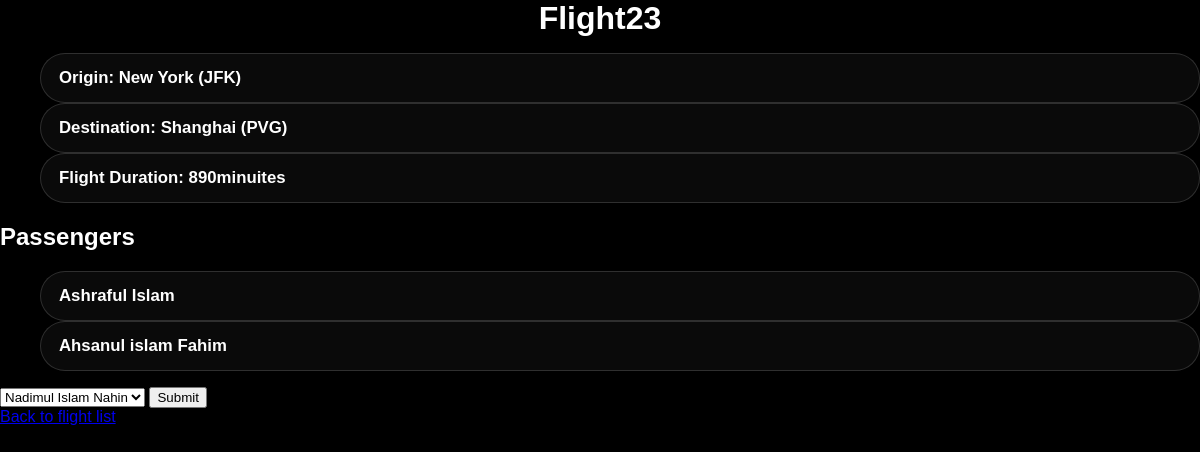
/flights/23/, run on the app's committed database.
### flights/models.py (models this page shows, shortened)
class Flight(models.Model):
    origin = models.ForeignKey(
        Airports, on_delete=models.CASCADE, related_name="arrivals"
    )
    destination = models.ForeignKey(
        Airports, on_delete=models.CASCADE, related_name="departures"
    )
    duration = models.IntegerField()

class Airports(models.Model):
    city = models.CharField(max_length=64)
    code = models.CharField(max_length=3)
    def __str__(self):
        return f"{self.city} ({self.code})"

class Passenger(models.Model):
    first = models.CharField(max_length=64)
    last = models.CharField(max_length=64)
    flights = models.ManyToManyField(Flight, blank=True, related_name="passengers")
    def __str__(self):
        return f"{self.first} {self.last}"

### flights/views.py (the view)
# urls.py: path("<int:flight_id>/", views.flight, name="flights"), # name is 'flights'
def flight(request, flight_id):
    flight_obj = Flight.objects.get(pk=flight_id)
    return render(request, "flights/flight.html", {
        "flight": flight_obj,
        "passengers": flight_obj.passengers.all(),
        "non_passengers": Passenger.objects.exclude(flights=flight_obj).all()
    })

### flights/templates/flights/flight.html (shortened to what this page needs)
{% extends "flights/layout.html" %}
{% block body %}
    <h1>Flight{{flight.id}}</h1>
    <ul>
        <li>Origin: {{flight.origin}}</li>
        <li>Destination: {{flight.destination}}</li>
        <li>Flight Duration: {{flight.duration}}minuites</li>
    </ul>
    <h2>Passengers</h2>
    <ul>
        {% for passenger in passengers %}
            <li>{{passenger}}</li>
        {% empty %}
            <li> No passengers</li>
        {% endfor %}
    </ul>
    <form action="{% url 'book' flight.id %}" method="post">
        <select name="passenger">
            {% for passenger in non_passengers %}
            <option value="{{passenger.id}}">{{passenger}}</option>
            {% endfor %}
        </select>
        <input type="submit">
    </form>
    <a href="{% url 'index' %}">Back to flight list</a>
{% endblock body %}

### flights/static/flights/style.css (style rules this page uses)
* { box-sizing: border-box; }
html, body { min-height: 100%; }
body { margin: 0; font-family: Arial, sans-serif; background: #000; color: #ffffff; }
body::before { content: ""; position: fixed; inset: 0; background: rgba(0, 0, 0, 0.55); pointer-events: none; z-index: -1; }
h1 { color: #ffffff; font-size: clamp(2rem, 2vw, 4rem); text-align: center; margin: 0; }
ul li { font-size: clamp(1rem, 1.4vw, 1.8rem); font-weight: 700; padding: 14px 18px; border-radius: 999px; background: rgba(255, 255, 255, 0.04); border: 1px solid rgba(255, 255, 255, 0.15); transition: transform 0.2s ease, background 0.2s ease, border-color 0.2s ease; margin: 0; display: grid; align-items: left; overflow: hidden; box-sizing: 0.5vw; }

### data on the page
Flight: id "23", origin "New York (JFK)", destination "Shanghai (PVG)", duration "890"
Passenger: first+last "Ashraful Islam"
Passenger: first+last "Ahsanul islam Fahim"

### other printed values
form field passenger "Nadimul Islam Nahin"
